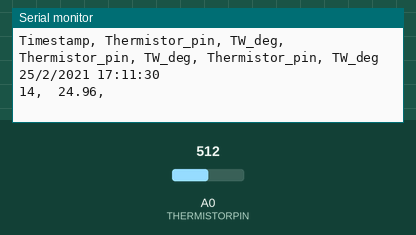
Bench run of a sketch on a simulated Arduino Uno, built with avr-gcc and run on an emulated ATmega328P. On the bench: the last lines printed to the serial monitor. Inputs (shaded band) come from the test bench; at power-on: A0 (THERMISTORPIN) = 512. The local clock reads 2024-03-15 10:24:30 at power-on unless the sketch sets it.

Above: at 1.2 s.
1.3 s: A0 (THERMISTORPIN) set to 716
At 2.5 s:
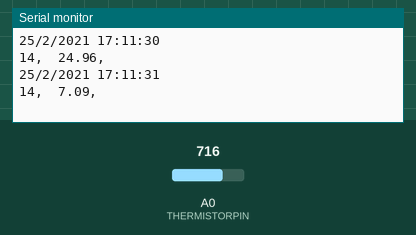
2.8 s: A0 (THERMISTORPIN) set to 900
At 3.9 s:
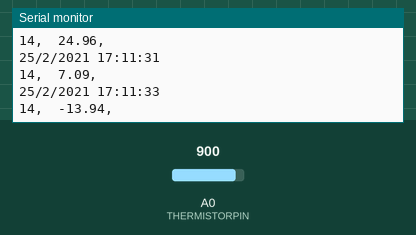
Timing chart, 0 to 5.8 s (numbered marks = the images above; inputs shaded):
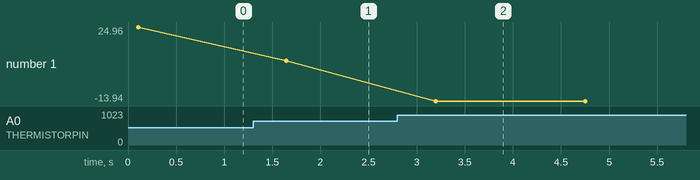

Measured:
- after the input at 1.3 s, the serial monitor: prints a new line after 0.35 s (image 1)
- after the input at 2.8 s, the serial monitor: prints a new line after 0.40 s (image 2)
- plotted number 1: 24.96 → 7.09 after the input at 1.3 s, 7.09 → -13.94 after the input at 2.8 s

The sketch:

Temperature_sensor_function_RTC_DS3202.ino
```cpp
//This script is used to test thermistors and uses a real time colock so measurments can be synced with other devices


#include "RTClib.h"
#include <Wire.h>
#include <virtuabotixRTC.h> //Library used


//Wiring SCLK -> 6, I/O -> 7, CE -> 8
//Or CLK -> 6 , DAT -> 7, Reset -> 8

virtuabotixRTC myRTC(6, 7, 8); //If you change the wiring change the pins here also
uint32_t next_sample;
uint32_t now_u;

//******USER EDIT***************//

uint32_t frequency_r = 60; ///sampling frequency in seconds 30 min = 1800, 15 min = 900, 10 min =600

//******USER EDIT***************//

///setup temperature sensor parameters
   // which analog pin for Temp measurement
#define THERMISTORNOMINAL 10000   // resistance at 25 degrees C
#define TEMPERATURENOMINAL 25   // temp. for nominal resistance (almost always 25 C)
#define NUMSAMPLES 5 // N for average
#define BCOEFFICIENT 3950  // The beta coefficient of the thermistor (usually 3000-4000)r
#define SERIESRESISTOR 10000    // the value of the 'other' resistor
#define InternalReferenceConstant 1126400L /// need to change based on the board rail voltage use the rail_Volt_cal
///script to find the board specific value https://github.com/kkhamis/pro_mini_scripts/blob/main/Rail_Volt_cal.ino


int samples[NUMSAMPLES];

//////------------------------------------------------------------
void MeasureTemp(int  THERMISTORPIN){
  uint8_t i;
  float average;
  // take N samples in a row, with a slight delay
  for (i=0; i< NUMSAMPLES; i++) {
   samples[i] = analogRead(THERMISTORPIN);
   delay(10);
  }

  // average all the samples out
  average = 0;
  for (i=0; i< NUMSAMPLES; i++) {
     average += samples[i];
  }
  average /= NUMSAMPLES;

  // convert the value to resistance
  average = 1023 / average - 1;
  average = SERIESRESISTOR / average;

  float steinhart;
  steinhart = average / THERMISTORNOMINAL;     // (R/Ro)
  steinhart = log(steinhart);                  // ln(R/Ro)
  steinhart /= BCOEFFICIENT;                   // 1/B * ln(R/Ro)
  steinhart += 1.0 / (TEMPERATURENOMINAL + 273.15); // + (1/To)
  steinhart = 1.0 / steinhart;                 // Invert
  steinhart -= 273.15;                         // convert to C
  Serial.print(THERMISTORPIN);
  Serial.print(",  ");
  Serial.print(steinhart);
  Serial.print(",");
}

///------------------------------------------------------------------------------
///function to create a clean datatime string

void PrintTime() {
 // This allows for the update of variables for time or accessing the individual elements.
 myRTC.updateTime();
// Start printing elements as individuals
 //Serial.print("Current Date / Time: ");
 Serial.print(myRTC.dayofmonth); //You can switch between day and month if you're using American system
 Serial.print("/");
 Serial.print(myRTC.month);
 Serial.print("/");
 Serial.print(myRTC.year);
 Serial.print(" ");
 Serial.print(myRTC.hours);
 Serial.print(":");
 Serial.print(myRTC.minutes);
 Serial.print(":");
 Serial.println(myRTC.seconds);

// Delay so the program doesn't print non-stop
}
//--------------------------------------------------------------------------------

void setup() {
 Serial.begin(9600);

// Set the current date, and time in the following format:
 // seconds, minutes, hours, day of the week, day of the month, month, year
 myRTC.setDS1302Time(30, 11, 17, 4, 25, 2, 2021); //Here you write your actual time/date as shown above
 //but remember to "comment/remove" this function once you're done
 //The setup is done only one time and the module will continue counting it automatically
  Serial.print("Timestamp, ");
  Serial.print("Thermistor_pin, ");
  Serial.print("TW_deg, ");
  Serial.print("Thermistor_pin, ");
  Serial.print("TW_deg, ");
  Serial.print("Thermistor_pin, ");
  Serial.println("TW_deg");
}

void loop() {
 //   int timeDiff, lastRead=0;
 //   myRTC.updateTime();
 PrintTime();
  int THERMISTORPIN;
  THERMISTORPIN = A0;
  MeasureTemp(THERMISTORPIN);
  delay(500);
 // THERMISTORPIN = A1;
 // MeasureTemp(THERMISTORPIN);
  delay(500);
  //THERMISTORPIN = A2;
  //MeasureTemp(THERMISTORPIN);
  delay(500);
  Serial.println( );
  }
```
